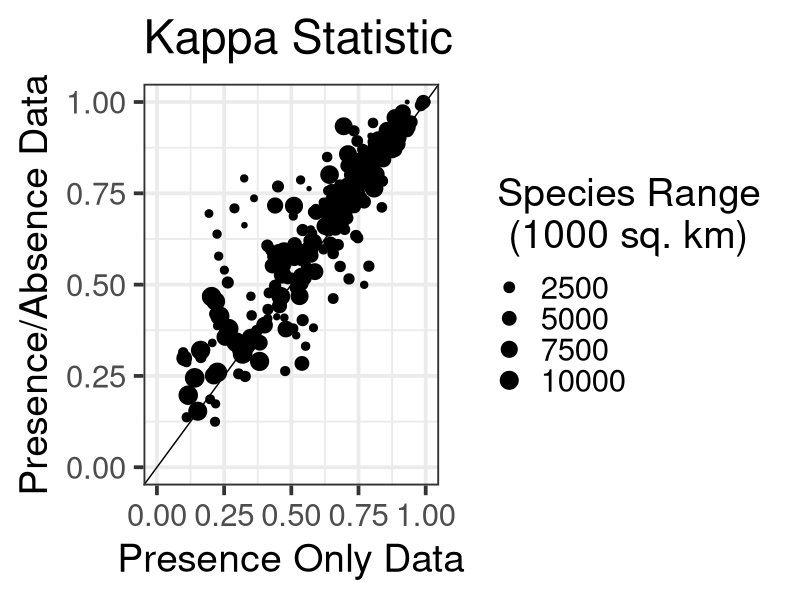
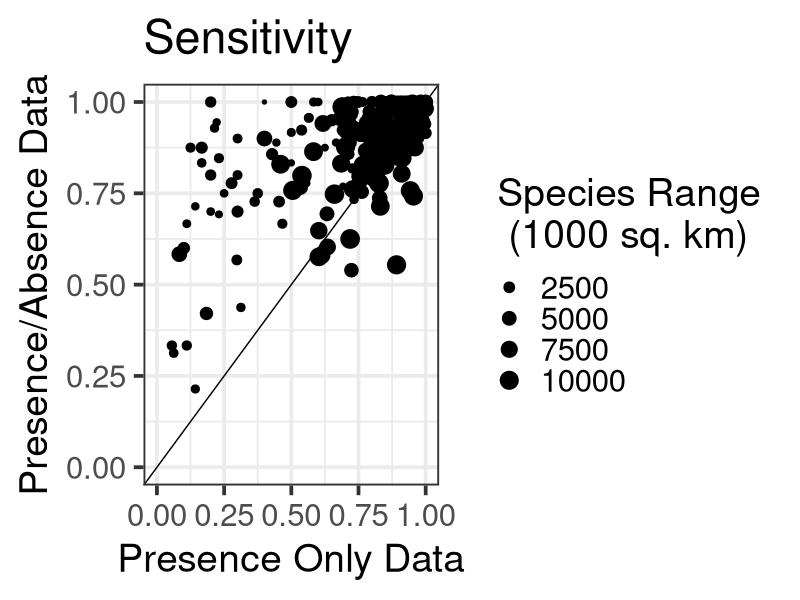
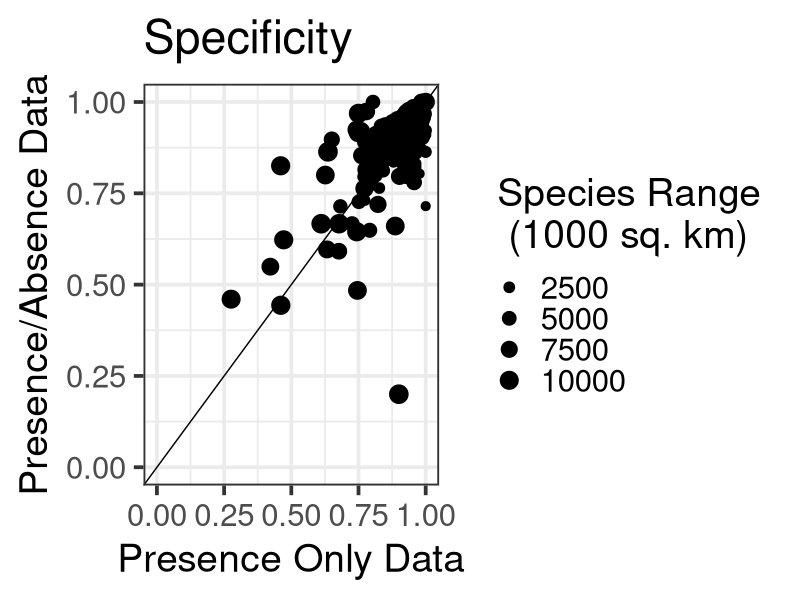
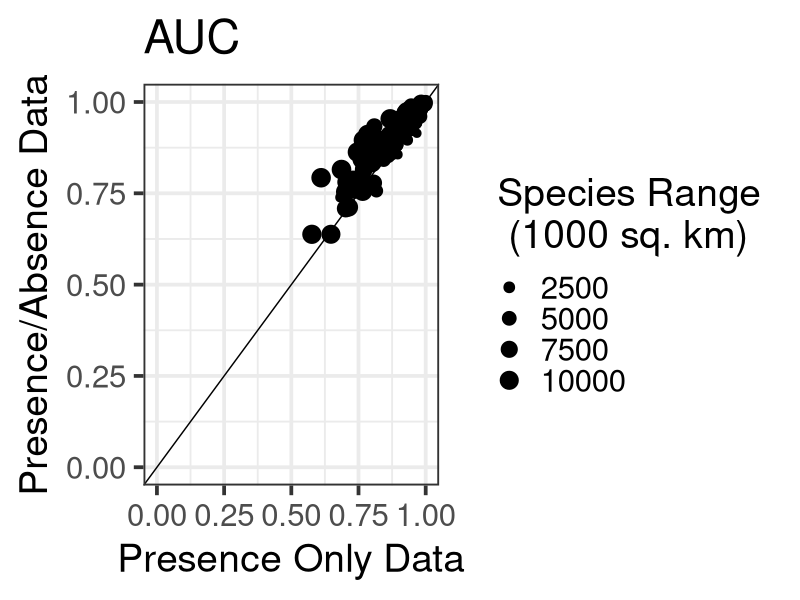

Source code (R) for these figures, in order:
library(dplyr)
library(tidyr)
library(ggplot2)
library(RColorBrewer)
library(lme4)

results=read.csv('./results/results.csv') %>%
  filter(!is.na(po_auc), po_kappa>0) %>%
  mutate(point_density=present_sites/sp_area) %>%
  mutate(auc_diff = pa_auc - po_auc, sens_diff = pa_sensitivity - po_sensitivity) %>%
  mutate(sp_area=sp_area/1000)


basegraph=ggplot(results) +
          theme_bw(base_size=28)+
          ylim(0,1.0) + xlim(0,1.0) +
          geom_abline(intercept=0, slope=1) +
          ylab('Presence/Absence Data') +
          xlab('Presence Only Data') +
          scale_size_continuous(name='Species Range\n (1000 sq. km)') 

#Kappa
basegraph + 
  geom_point(aes(x=po_kappa, y=pa_kappa, size=sp_area)) +
  ggtitle('Kappa Statistic')

#Sensitivity
basegraph + 
  geom_point(aes(x=po_sensitivity, y=pa_sensitivity, size=sp_area)) +
  ggtitle('Sensitivity')

#Specificity
basegraph + 
  geom_point(aes(x=po_specificity, y=pa_specificity, size=sp_area)) +
  ggtitle('Specificity')

#auc
basegraph + 
  geom_point(aes(x=po_auc, y=pa_auc, size=sp_area)) +
  ggtitle('AUC')

###########################################################
#Meta analysis

logit=function(vec, reverse=FALSE){
  if(!reverse){return(log1p(vec/(1-vec)))}
     else {return( exp(vec)/(1+exp(vec)) )}
  }



metaResults = results %>%
  select(pa=pa_auc, po=po_auc, Aou, sp_area, present_sites, point_density) %>%
  gather(model_type,auc, -Aou, -sp_area, -present_sites, -point_density) %>%
  mutate(point_density=scale(point_density), sp_area=scale(sp_area))
auc_lm=lm(auc~ model_type +sp_area + point_density + as.factor(Aou) , data=metaResults)
summary(auc_lm)


metaResults = results %>%
  select(pa=pa_kappa, po=po_kappa, Aou, sp_area, present_sites, point_density) %>%
  gather(model_type, kappa , -Aou, -sp_area, -present_sites, -point_density) %>%
  mutate(point_density=scale(point_density), sp_area=scale(sp_area))
kappa_lm=lm(kappa~ model_type +sp_area + point_density + as.factor(Aou), data=metaResults)
summary(kappa_lm)

metaResults = results %>%
  select(pa=pa_sensitivity, po=po_sensitivity, Aou, sp_area, present_sites, point_density) %>%
  gather(model_type, sensitivity, -Aou, -sp_area, -present_sites, -point_density) %>%
  mutate(point_density=scale(point_density), sp_area=scale(sp_area))
sense_lm=lm(sensitivity~ model_type +sp_area + point_density + as.factor(Aou), data=metaResults)
summary(sense_lm)

metaResults = results %>%
  select(pa=pa_specificity, po=po_specificity, Aou, sp_area, present_sites, point_density) %>%
  gather(model_type, specificity, -Aou, -sp_area, -present_sites, -point_density) %>%
  mutate(point_density=scale(point_density), sp_area=scale(sp_area))
spec_lm=lm(specificity~ model_type +sp_area + point_density + as.factor(Aou), data=metaResults)
summary(spec_lm)
